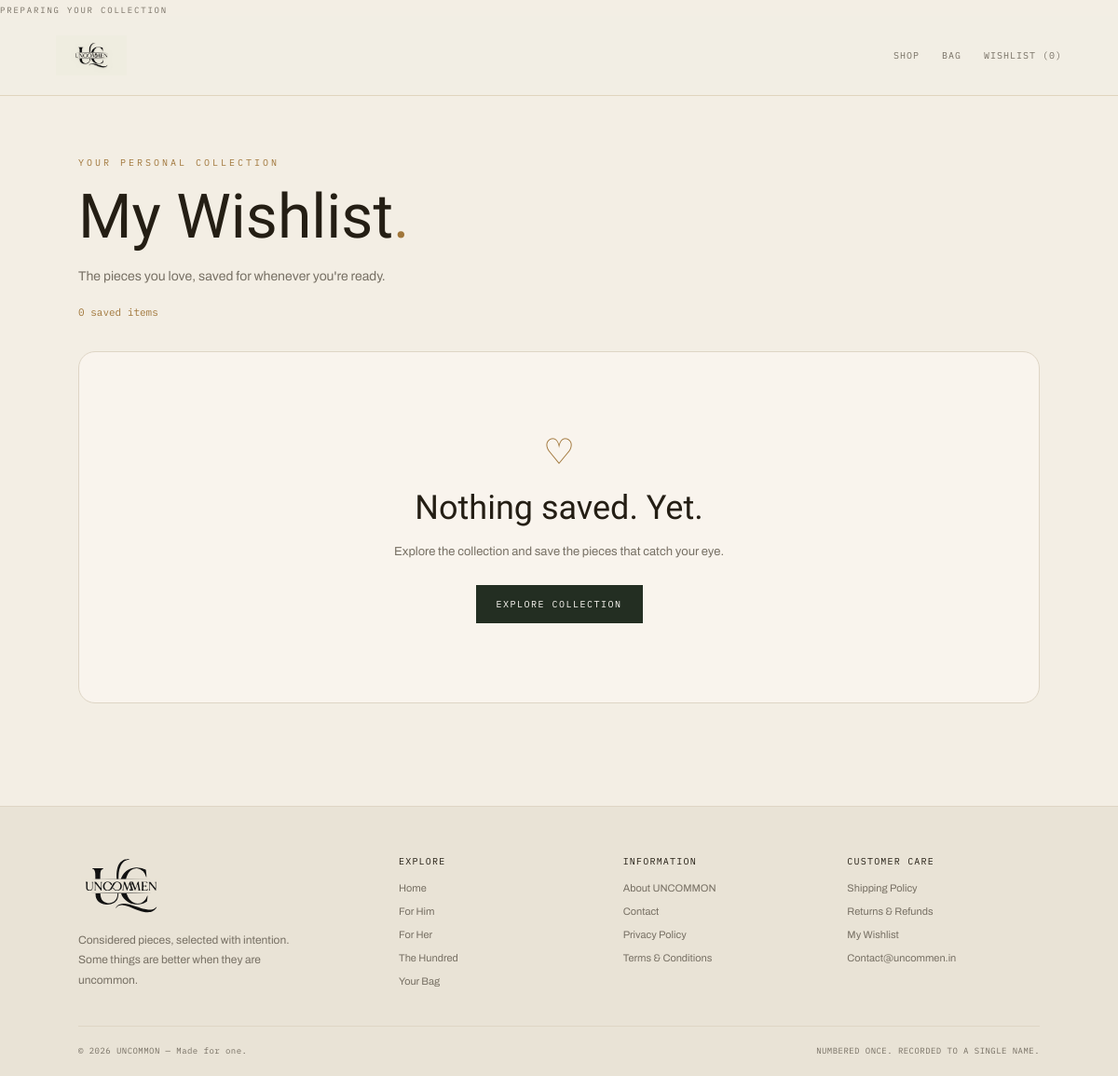
/wishlist/ (signed in), run on an earlier commit of the app's database.
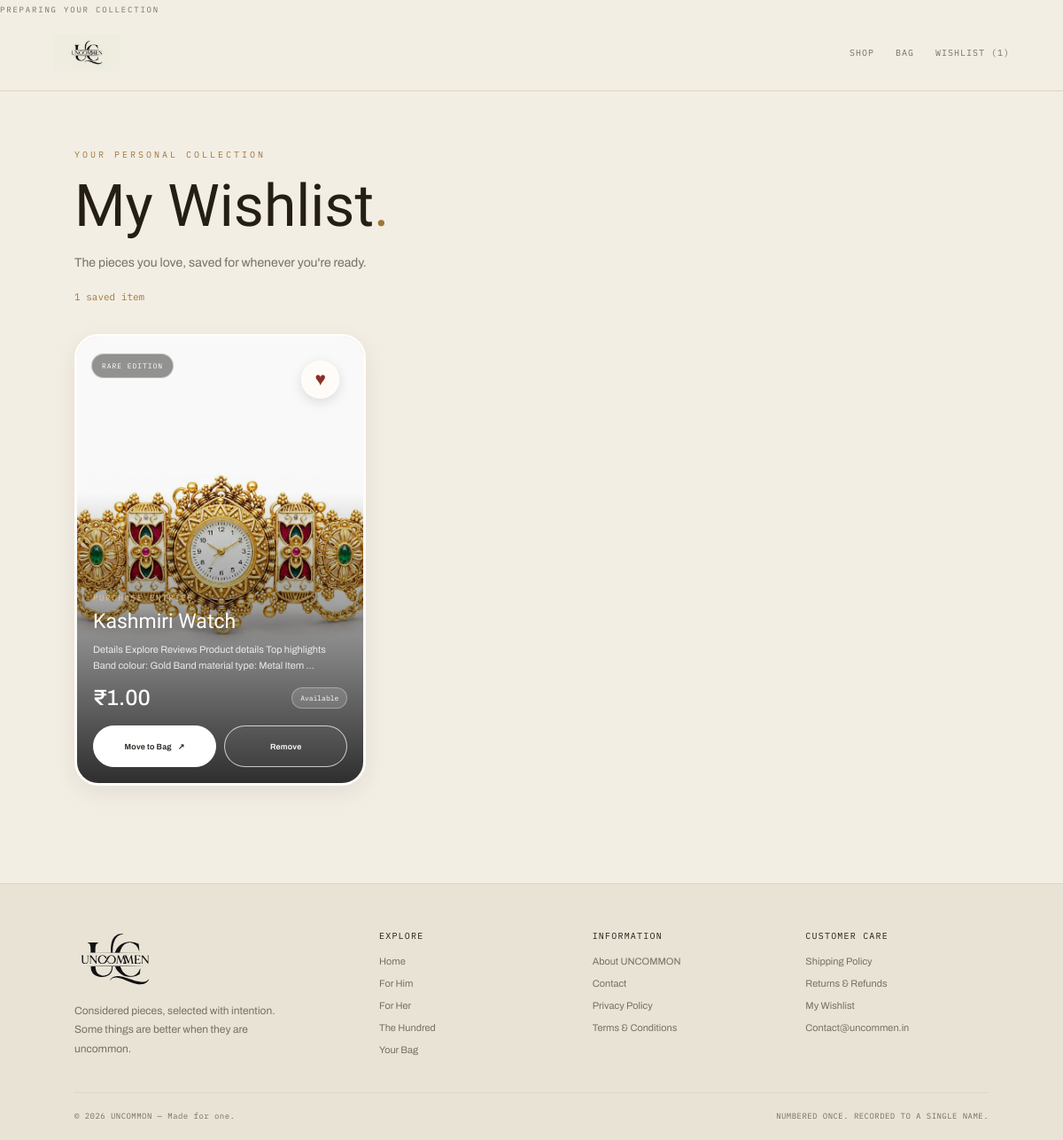
And on a later commit of the database.
### admin_panel/models.py (models this page shows, shortened)
class Product(models.Model):
    category = models.ForeignKey(
        Category,
        on_delete=models.PROTECT,
        related_name="products"
    )
    product_name = models.CharField(max_length=150)
    overview = models.CharField(
        max_length=300,
        blank=True
    )
    description = models.TextField(blank=True)
    price = models.DecimalField(
        max_digits=10,
        decimal_places=2
    )
    stock = models.PositiveIntegerField(default=0)
    image = models.ImageField(
        upload_to="products/",
        blank=True,
        null=True
    )
    image2 = models.ImageField(
        upload_to="products/",
        blank=True,
        null=True
    )
    image3 = models.ImageField(
        upload_to="products/",
        blank=True,
        null=True
    )
    image4 = models.ImageField(
        upload_to="products/",
        blank=True,
        null=True
    )
    is_rare = models.BooleanField(default=False)
    is_limited = models.BooleanField(default=False)
    created_at = models.DateTimeField(auto_now_add=True)

class Category(models.Model):
    SECTION_CHOICES = [
        ('HIM', 'Him'),
        ('HER', 'Her'),
        ('RARE', 'Rare'),
    ]
    section = models.CharField(
        max_length=10,
        choices=SECTION_CHOICES
    )
    category_name = models.CharField(
        max_length=100
    )
    description = models.TextField(
        blank=True
    )

### customer/views.py (the view, shortened to what this page needs)
# urls.py: path('wishlist/', views.wishlist_view, name='wishlist_view'),
def wishlist_view(request):
    customer = get_logged_in_customer(request)
    if customer:
        wishlist_products = Product.objects.filter(
            wishlisted_by__customer=customer
        ).select_related('category').order_by(
            '-wishlisted_by__created_at'
        )
    return render(request, 'customer/wishlist.html', {
        'customer': customer,
        'wishlist_products': wishlist_products,
        'wishlist_count': len(wishlist_products),
    })

### customer/views.py (called while the page is built)
def get_logged_in_customer(request):
    customer_id = request.session.get("customer_id")
    if not customer_id:
        return None
    return Customer.objects.filter(id=customer_id).first()

### templates/customer/wishlist.html (shortened to what the changed rows need)
{% load static %}
<!DOCTYPE html>
<html lang="en">
<head>
</head>
<body class="is-loading">
<nav class="navbar">
    <div class="nav-links">
        <a href="{% url 'customer_home' %}">Shop</a>
        <a href="{% url 'bag_view' %}">Bag</a>
        <a href="{% url 'wishlist_view' %}">
            Wishlist ({{ wishlist_count }})
        </a>
    </div>
</nav>
<main class="page">
    <p class="eyebrow">Your personal collection</p>
    <h1>
        My Wishlist<span style="color: var(--gold);">.</span>
    </h1>
    <p class="intro">
        The pieces you love, saved for whenever you're ready.
    </p>
    <p class="count">
        {{ wishlist_count }} saved item{{ wishlist_count|pluralize }}
    </p>
    {% if wishlist_products %}
        <section class="grid">
            {% for product in wishlist_products %}
                <article class="product wishlist-product-card">
                    <div class="wishlist-card-media">
                        {% if product.image %}
                            <img
                                class="product-image"
                                src="{{ product.image.url }}"
                                alt="{{ product.product_name|escape }}"
                                loading="lazy"
                            >
                        {% else %}
                            <div class="image-placeholder">
                                UNCOMMON
                            </div>
                        {% endif %}
                        {% if product.is_rare or product.is_limited %}
                            <span class="wishlist-product-flag">
                                {% if product.is_rare %}
                                    RARE EDITION
                                {% else %}
                                    LIMITED EDITION
                                {% endif %}
                            </span>
                        {% endif %}
                        <form
                            method="POST"
                            action="{% url 'remove_from_wishlist' product.id %}"
                            class="wishlist-remove-form"
                        >
                            <button
                                class="heart"
                                type="submit"
                                aria-label="Remove {{ product.product_name|escape }} from wishlist"
                                title="Remove from wishlist"
                            >
                                ♥
                            </button>
                        </form>
                        <div class="wishlist-card-content">
                            {% if product.category %}
                                <p class="category">
                                    {{ product.category.category_name }}
                                </p>
                            {% endif %}
                            <h2 class="product-name">
                                {{ product.product_name }}
                            </h2>
                            {% if product.description %}
                                <p class="description">
                                    {{ product.description|truncatechars:110 }}
                                </p>
                            {% else %}
                                <p class="description">
                                    A considered addition to the UNCOMMON collection.
                                </p>
                            {% endif %}
                            <div class="wishlist-price-row">
                                <p class="price">
                                    ₹{{ product.price|floatformat:2 }}
                                </p>
                                {% if product.stock > 0 %}
                                    <span class="availability-pill">
                                        {% if product.stock <= 5 %}
                                            Only {{ product.stock }} left
                                        {% else %}
                                            Available
                                        {% endif %}
                                    </span>
                                {% else %}
                                    <span class="availability-pill out">
                                        Out of stock
                                    </span>
                                {% endif %}
                            </div>
                            <div class="actions wishlist-card-actions">
                                <form
                                    method="POST"
                                    action="{% url 'move_to_bag' product.id %}"
                                    class="wishlist-bag-form"
                                >
                                    <button
                                        class="btn btn-bag"
                                        type="submit"
                                    >
                                        <span>
                                            {% if product.stock > 0 %}
                                                Move to Bag
                                            {% else %}
                                                Sold Out
                                            {% endif %}
                                        </span>
                                        <span aria-hidden="true">↗</span>
                                    </button>
                                </form>
                                <form
                                    method="POST"
                                    action="{% url 'remove_from_wishlist' product.id %}"
                                    class="wishlist-remove-bottom-form"
                                >
                                    <button
                                        class="btn btn-remove"
                                        type="submit"
                                    >
                                        Remove
                                    </button>
                                </form>
                            </div>
                        </div>
                    </div>
                </article>
            {% endfor %}
        </section>
    {% else %}
        <section class="empty">
            <div class="empty-heart">♡</div>
            <h2>Nothing saved. Yet.</h2>
            <p>
                Explore the collection and save the pieces that catch your eye.
            </p>
            <a
                href="{% url 'customer_home' %}"
                class="shop-btn"
            >
                Explore Collection
            </a>
        </section>
    {% endif %}
</main>
</body>
</html>

What changed in the data, as far as the page shows it:
now on this page (row edited): Product: image (picture), is_rare "RARE EDITION", category.category_name "PURCHASE ENTRIES", product_name "Kashmiri Watch", description "Details Explore Reviews Product details Top highlights Band colour: Gold Band material type: Metal Item …", price "1.00", stock "Available"
Also different on the page:
{{ wishlist_count }}: "0" → "1"
text no longer shown: "♡ Nothing saved. Yet. Explore the collection and save the pieces that catch your eye. EXPLORE COLLECTION"
